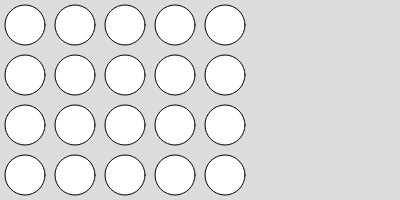
Frame 1 (no input)
Frame 60 (no input): identical to frame 1, image omitted
Frame 120 (the mouse pressed at the canvas centre since frame 60): identical to frame 1, image omitted

The p5.js sketch that drew this single still picture (run headless with seeded random() and noise() and a simulated clock; from frame 60 on, the mouse is pressed at the canvas centre):

// p5.js sketch
// ── sketch.js
function setup() {
  createCanvas(400, 200);
}

function draw() {
  background(220);
  for(let i = 0; i < 5 ; i++){
    for(let j = 0; j < 5 ; j++){
      ellipse(i * 50 + 25, j * 50 + 25, 40, 40);
    }
  }
}
